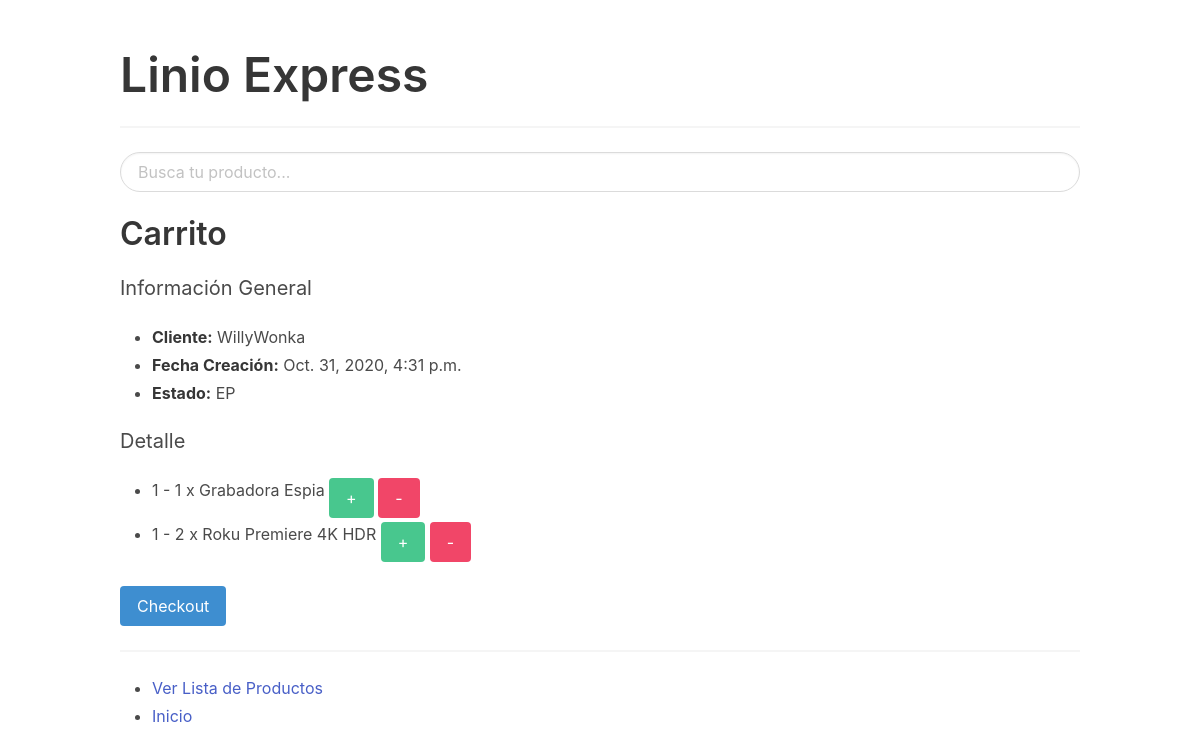
Page /carrito/ (signed in) on the committed database.
### main/models.py (models this page shows, shortened)
class Pedido(models.Model):
    cliente = models.ForeignKey('Cliente', on_delete=models.CASCADE)
    repartidor = models.ForeignKey('Colaborador', on_delete=models.SET_NULL, null=True)
    ubicacion = models.ForeignKey('Localizacion', on_delete=models.SET_NULL, null=True)
    fecha_creacion = models.DateTimeField(auto_now=True)
    fecha_entrega = models.DateTimeField(blank=True, null=True)
    estado = models.CharField(max_length=3)
    direccion_entrega = models.CharField(max_length=100, blank=True, null=True)
    tarifa = models.FloatField(blank=True, null=True)

class Cliente(models.Model):
    user_profile = models.OneToOneField(Profile, on_delete=models.CASCADE)
    preferencias = models.ManyToManyField(to='Categoria')

class Profile(models.Model):
    user = models.OneToOneField(User, on_delete=models.CASCADE)
    documento_identidad = models.CharField(max_length=8)
    fecha_nacimiento = models.DateField()
    estado = models.CharField(max_length=3)
    MASCULINO = 'MA'
    FEMENINO = 'FE'
    NO_BINARIO = 'NB'
    GENERO_CHOICES = [
        (MASCULINO, 'Masculino'),
        (FEMENINO, 'Femenino'),
        (NO_BINARIO, 'No Binario')
    ]
    genero = models.CharField(max_length=2, choices=GENERO_CHOICES)

class DetallePedido(models.Model):
    producto = models.ForeignKey('Producto', on_delete=models.CASCADE)
    pedido = models.ForeignKey('Pedido', on_delete=models.CASCADE)
    cantidad = models.IntegerField(blank=True, null=True)
    def __str__(self):
        return f'{self.pedido.id} - {self.cantidad} x {self.producto.nombre}'

class Producto(models.Model):
    categoria = models.ForeignKey('Categoria', on_delete=models.SET_NULL, null=True)
    proveedor = models.ForeignKey('Proveedor', on_delete=models.SET_NULL, null=True)
    nombre = models.CharField(max_length=20)
    descripcion = models.TextField()
    precio = models.FloatField()
    estado = models.CharField(max_length=3)
    descuento = models.FloatField(default=0)

### main/views.py (the view)
# urls.py: path('carrito/', views.PedidoDetailView.as_view(), name='pedido-detail'),
class PedidoDetailView(DetailView):
    model = Pedido
    def get_object(self):
        user_profile = Profile.objects.get(user=self.request.user)
        cliente = Cliente.objects.get(user_profile=user_profile)
        pedido  = Pedido.objects.get(cliente=cliente, estado='EP')
        return pedido
    def get_context_data(self, **kwargs):
        context = super().get_context_data(**kwargs)
        context['detalles'] = context['object'].detallepedido_set.all()
        return context

### main/templates/main/pedido_detail.html
{% extends "base.html" %}
{% block content %}
    <h3 class="title"> Carrito </h3>
    <div class="block">
        <h5 class="subtitle"> Información General </h5>
        <div class="content">
            <ul>
              <li> <strong>Cliente:</strong> {{ object.cliente.user_profile.user.get_username }}</li>
              <li> <strong>Fecha Creación:</strong> {{ object.fecha_creacion }}</li>
              <li> <strong>Estado:</strong> {{ object.estado }}</li>
            </ul>
        </div>
    </div>
    <div class="block">
        <h5 class="subtitle"> Detalle </h5>
        <div class="content">
            <ul>
              {% for detalle in detalles %}
                <li>
                  {{ detalle }}
                  <a href="{% url 'add-to-cart' product_pk=detalle.producto.pk %}" class="button is-success">
                    +
                  </a>
                  <a href="{% url 'remove-from-cart' product_pk=detalle.producto.pk %}" class="button is-danger">
                    -
                  </a>
                </li>
              {% endfor %}
            </ul>
        </div>
    </div>
    <a href="{% url 'pedido-update' pk=object.pk %}" class='button is-info'>
      Checkout
    </a>
    <hr>
    <div class="content">
        <ul>
          <li><a href="{% url 'product-list' %}">Ver Lista de Productos</a></li>
          <li><a href="{% url 'home' %}">Inicio</a></li>
        </ul>
    </div>
{% endblock %}

### rows in the picture
Pedido: cliente.user_profile.user.get_username "WillyWonka", fecha_creacion "Oct. 31, 2020, 4:31 p.m.", estado "EP"
DetallePedido: pedido+cantidad+producto "1 - 1 x Grabadora Espia"
DetallePedido: pedido+cantidad+producto "1 - 2 x Roku Premiere 4K HDR"
